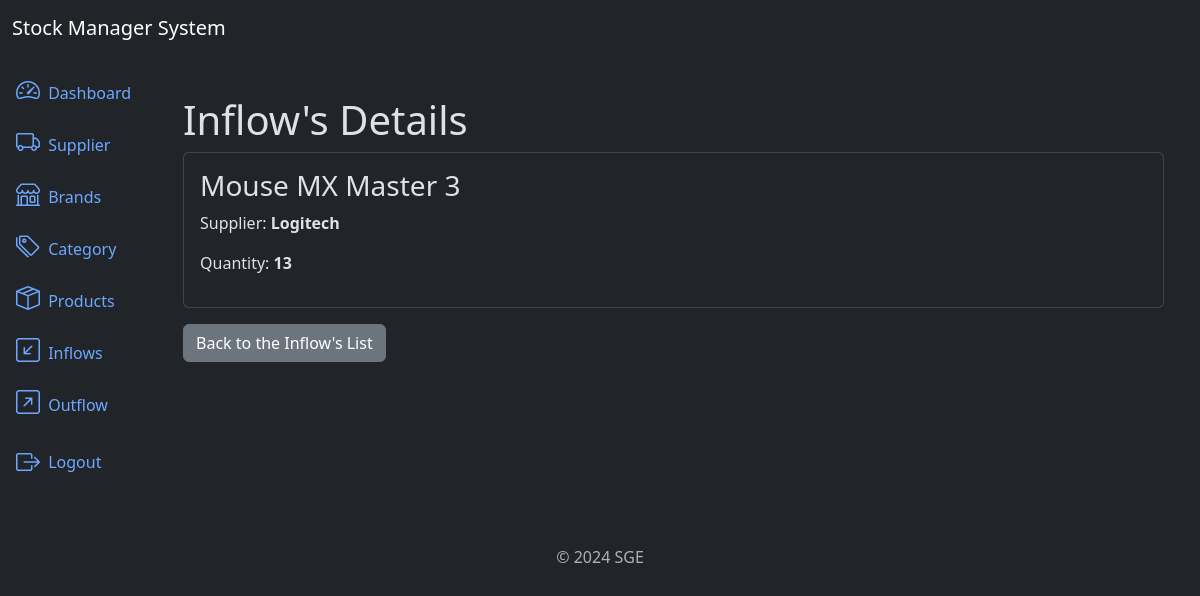
Page /inflows/3/detail/ (signed in) on the committed database.
### inflows/models.py (models this page shows, shortened)
class Inflow(models.Model):
	supplier = models.ForeignKey(Supplier, on_delete=models.PROTECT, related_name='inflows')
	product = models.ForeignKey(Product, on_delete=models.PROTECT, related_name='inflows')
	quantity = models.IntegerField()
	description = models.TextField(null=True, blank=True)
	created_at = models.DateTimeField(auto_now_add=True)
	updated_at = models.DateTimeField(auto_now=True)
	class Meta:
		ordering = ['-created_at']

### products/models.py (models this page shows)
class Product(models.Model):
	title = models.CharField(max_length=500)
	category = models.ForeignKey(Category, on_delete=models.PROTECT, related_name='products')
	brand = models.ForeignKey(Brand, on_delete=models.PROTECT, related_name='products')
	description = models.TextField(null=True, blank=True)
	serie_number = models.CharField(max_length=200, null=True, blank=True)
	cost_price = models.DecimalField(max_digits=20, decimal_places=2)
	selling_price = models.DecimalField(max_digits=20, decimal_places=2)
	quantity = models.IntegerField(default=0)
	created_at = models.DateTimeField(auto_now_add=True)
	updated_at = models.DateTimeField(auto_now=True)
	class Meta:
		ordering = ['title']
	def __str__(self):
		return self.title

### suppliers/models.py (models this page shows)
class Supplier(models.Model):
	name = models.CharField(max_length=500)
	description = models.TextField(null=True, blank=True)
	created_at = models.DateTimeField(auto_now_add=True)
	updated_at = models.DateTimeField(auto_now=True)
	class Meta:
		ordering = ['name']
	def __str__(self):
		return self.name

### inflows/views.py (the view)
# urls.py: path('inflows/<int:pk>/detail/', views.InflowDetailView.as_view(), name='inflow_detail'),
class InflowDetailView(LoginRequiredMixin, PermissionRequiredMixin, DetailView):
	model = models.Inflow
	template_name = 'inflow_detail.html'
	permission_required = 'inflows.view_inflow'

### inflows/templates/inflow_detail.html (shortened to what this page needs)
{% extends 'base.html' %}
{% block content %}
    <div class="container mt-4">
        <h3 class="display-6">Inflow's Details</h3>
        <div class="card">
            <div class="card-body">
                <h3 class="card-title">{{ object.product }}</h3>
                <p class="card-text">Supplier: <strong>{{ object.supplier }}</strong></p>
                <p class="card-text">Quantity: <strong>{{ object.quantity }}</strong></p>
            </div>
        </div>
        <a href="{% url 'inflow_list' %}" class="btn btn-secondary mt-3">
            Back to the Inflow's List
        </a>
    </div>
{% endblock %}

### rows in the picture
Inflow: product "Mouse MX Master 3", supplier "Logitech", quantity "13"
